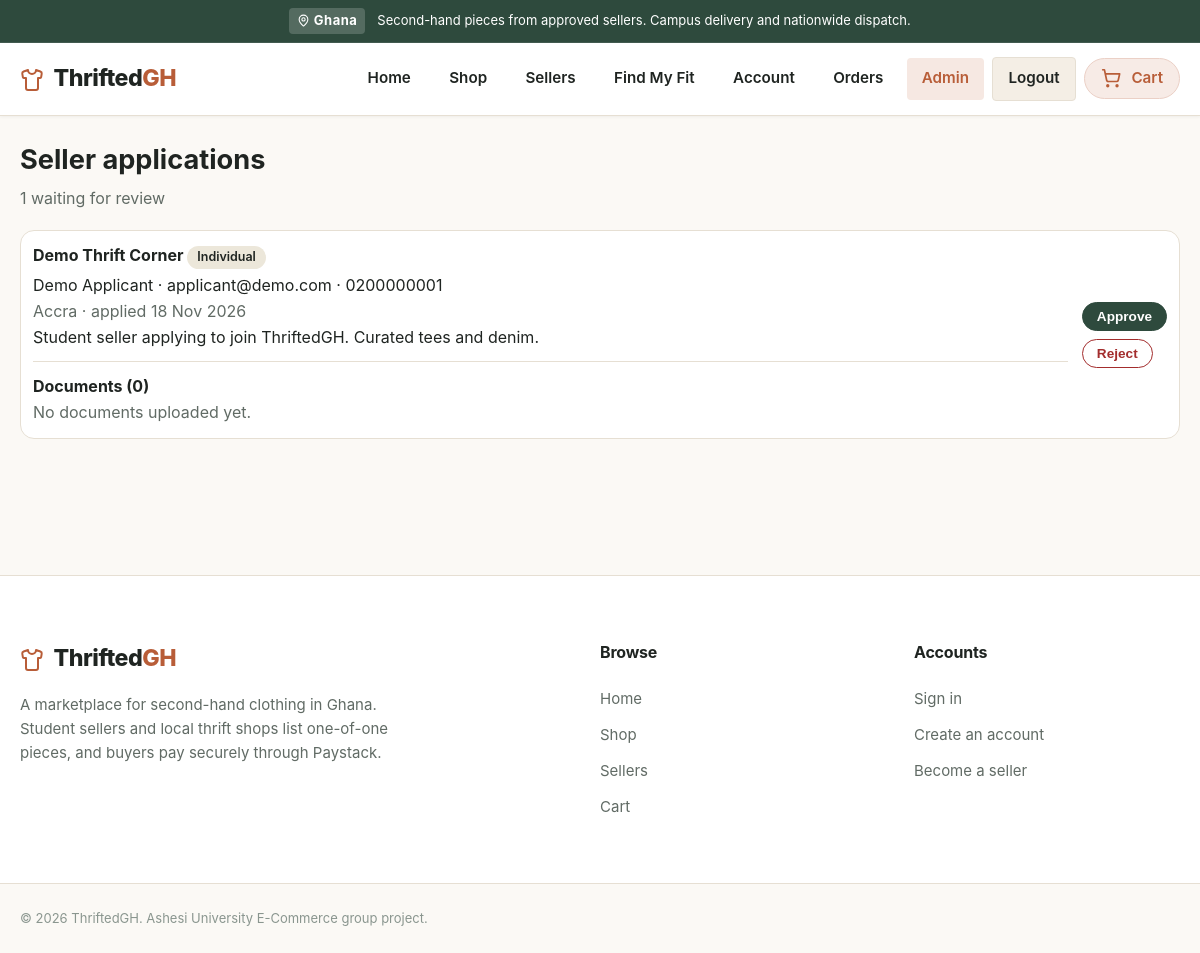
The app's page /views/admin/applications.php (signed in) with its own data.
### tables this page shows
CREATE TABLE seller_applications (
    application_id INT AUTO_INCREMENT PRIMARY KEY,
    user_id INT NOT NULL,
    seller_type ENUM('individual','business') NOT NULL,
    shop_name VARCHAR(120) NOT NULL,
    location VARCHAR(150),
    business_details TEXT,
    status ENUM('pending','approved','rejected')
        NOT NULL DEFAULT 'pending',
    reviewed_by INT NULL,
    reviewed_at DATETIME NULL,
    created_at TIMESTAMP DEFAULT CURRENT_TIMESTAMP,
    FOREIGN KEY (user_id) REFERENCES users(user_id),
    FOREIGN KEY (reviewed_by) REFERENCES users(user_id)
);

CREATE TABLE users (
    user_id INT AUTO_INCREMENT PRIMARY KEY,
    full_name VARCHAR(100) NOT NULL,
    email VARCHAR(150) NOT NULL UNIQUE,
    password_hash VARCHAR(255) NOT NULL,
    phone VARCHAR(20),
    role ENUM('buyer','seller','admin')
        NOT NULL DEFAULT 'buyer',
    created_at TIMESTAMP DEFAULT CURRENT_TIMESTAMP
);

### core/paths.php (called while the page is built, shortened)
<?php
function tgh_base()
{
    static $base = null;
    if ($base !== null) {
        return $base;
    }
    $override = getenv('APP_BASE_PATH');
    $script = str_replace('\\', '/', $_SERVER['SCRIPT_NAME'] ?? '/index.php');
    if (preg_match('#^(.*?)/(?:views|actions|payments|scripts)/#', $script, $m)) {
        $root = $m[1];
    } else {
        $root = rtrim(dirname($script), '/');
    }
    return $base = rtrim($root, '/') . '/';
}
function tgh_url($path = '')
{
    return tgh_base() . ltrim((string)$path, '/');
}
function tgh_root_dir()
{
    return dirname(__DIR__);
}

### core/db_class.php (called while the page is built, shortened)
<?php
class Database {
    private static $instance = null;
    private function __construct() {
        try {
            $this->conn = new mysqli(DB_HOST, DB_USER, DB_PASS, DB_NAME, DB_PORT, DB_SOCKET);
        } catch (Exception $e) {
            throw new RuntimeException("Database connection unavailable", 0, $e);
        }
    }
    public static function getInstance() {
        if (!self::$instance) {
            self::$instance = new Database();
        }
        return self::$instance->conn;
    }
}
?>

### core/auth.php (called while the page is built, shortened)
<?php
require_once __DIR__ . '/db_class.php';
function authCurrentUser()
{
    static $cache = [];
    $userId = isset($_SESSION['user_id']) ? (int)$_SESSION['user_id'] : 0;
    if (!array_key_exists($userId, $cache)) {
        $stmt = Database::getInstance()->prepare('SELECT user_id, full_name, email, phone, role FROM users WHERE user_id = ?');
        $stmt->bind_param('i', $userId);
        $stmt->execute();
        $cache[$userId] = $stmt->get_result()->fetch_assoc() ?: null;
    }
    return $cache[$userId];
}

### core/guard.php (called while the page is built, shortened)
<?php
require_once __DIR__ . '/paths.php';
require_once __DIR__ . '/helpers.php';
require_once __DIR__ . '/auth.php';
function guardRequireLogin()
{
    $user = authCurrentUser();
    return $user;
}
function guardRequireRole($role)
{
    $user = guardRequireLogin();
    return $user;
}
function guardRequireAdmin()
{
    return guardRequireRole('admin');
}

### classes/SellerClass.php (called while the page is built, shortened)
<?php
require_once __DIR__ . '/../core/db_class.php';
class SellerClass
{
    private $db;
    public function __construct()
    {
        $this->db = Database::getInstance();
    }
    private function fetch($sql, $types = '', array $params = [])
    {
        $stmt = $this->db->prepare($sql);
        if ($types !== '') {
            $stmt->bind_param($types, ...$params);
        }
        $stmt->execute();
        $rows = $stmt->get_result()->fetch_all(MYSQLI_ASSOC);
        return $rows;
    }
    public function getPendingApplications()
    {
        return $this->fetch(
            "SELECT a.application_id, a.seller_type, a.shop_name, a.location, a.business_details, a.created_at,
                    u.full_name, u.email, u.phone
             FROM seller_applications a
             JOIN users u ON u.user_id = a.user_id
             WHERE a.status = 'pending'
             ORDER BY a.application_id ASC"
        );
    }
}

### controllers/Seller.php (called while the page is built, shortened)
<?php
require_once __DIR__ . '/Product.php';
require_once __DIR__ . '/../classes/SellerClass.php';
require_once __DIR__ . '/../core/auth.php';
function application_pending_ctr()
{
    return (new SellerClass())->getPendingApplications();
}

### classes/DocumentClass.php (called while the page is built, shortened)
<?php
require_once __DIR__ . '/../core/db_class.php';
class DocumentClass
{
    private $db;
    public function __construct()
    {
        $this->db = Database::getInstance();
    }
    private function fetch($sql, $types = '', array $params = [])
    {
        $stmt = $this->db->prepare($sql);
        if ($types !== '') {
            $stmt->bind_param($types, ...$params);
        }
        $stmt->execute();
        $rows = $stmt->get_result()->fetch_all(MYSQLI_ASSOC);
        return $rows;
    }
    public function forApplication($applicationId)
    {
        return $this->fetch(
            'SELECT document_id, application_id, user_id, doc_type, original_name, mime_type, size_bytes, uploaded_at
             FROM seller_documents WHERE application_id = ? ORDER BY document_id ASC',
            'i',
            [(int)$applicationId]
        );
    }
}

### views/admin/applications.php (the view, shortened to what this page needs)
<?php
require_once __DIR__ . '/../../core/guard.php';
guardRequireAdmin();
$pending = application_pending_ctr();
$documents = new DocumentClass();
tgh_layout_start('Seller applications', 'admin');
?>
<section class="m3-head">
    <h1>Seller applications</h1>
    <p class="m3-muted"><?= count($pending) ?> waiting for review</p>
</section>
<?php if (!$pending): ?>
    <div class="m3-panel m3-empty">
        <h2>No applications waiting</h2>
        <p>New seller applications will appear here.</p>
    </div>
<?php else: ?>
    <div class="m3-list">
        <?php foreach ($pending as $application): ?>
            <div class="m3-row m3-row-plain">
                <div class="m3-row-body">
                    <h3><?= tgh_e($application['shop_name']) ?> <span class="m3-badge"><?= tgh_e(SellerClass::TYPES[$application['seller_type']] ?? '') ?></span></h3>
                    <p><?= tgh_e($application['full_name']) ?> · <?= tgh_e($application['email']) ?><?= $application['phone'] ? ' · ' . tgh_e($application['phone']) : '' ?></p>
                    <p class="m3-muted"><?= tgh_e($application['location']) ?> · applied <?= tgh_e(date('j M Y', strtotime($application['created_at']))) ?></p>
                    <p><?= nl2br(tgh_e($application['business_details'])) ?></p>
                    <?php $files = $documents->forApplication($application['application_id']); ?>
                    <div class="doc-list">
                        <strong>Documents (<?= count($files) ?>)</strong>
                        <?php if (!$files): ?>
                            <p class="m3-muted">No documents uploaded yet.</p>
                        <?php endif; ?>
                    </div>
                </div>
                <div class="m3-row-actions">
                    <form method="post" action="<?= tgh_e(tgh_url('actions/admin/review_application.php')) ?>">
                        <button class="m3-btn m3-btn-small" type="submit">Approve</button>
                    </form>
                    <form method="post" action="<?= tgh_e(tgh_url('actions/admin/review_application.php')) ?>" class="js-confirm" data-message="Reject this application?">
                        <button class="m3-btn m3-btn-small m3-btn-danger" type="submit">Reject</button>
                    </form>
                </div>
            </div>
        <?php endforeach; ?>
    </div>
<?php endif; ?>
<?php tgh_layout_end(); ?>

### views/layout/header.php (shortened to what this page needs)
<?php
require_once __DIR__ . '/../../core/helpers.php';
require_once __DIR__ . '/../../core/auth.php';
$basePath = tgh_base();
$navUser = null;
try {
    $navUser = authCurrentUser();
} catch (Throwable $e) {
    error_log('Header user lookup: ' . $e->getMessage());
}
$navLoggedIn = $navUser !== null;
$navRole = $navLoggedIn ? $navUser['role'] : null;
if (!function_exists('tgh_nav_link')) {
    function tgh_nav_link($href, $label, $key, $active, $extra = '')
    {
        $class = trim('nav-link ' . $extra . ($active === $key ? ' active' : ''));
        return '<li class="nav-item"><a class="' . htmlspecialchars($class, ENT_QUOTES, 'UTF-8') . '" href="' . htmlspecialchars(tgh_url($href), ENT_QUOTES, 'UTF-8') . '">' . $label . '</a></li>';
    }
}
?>
<!DOCTYPE html>
<html lang="en">
<head>
    <link rel="stylesheet" href="<?php echo $basePath; ?>css/style.css">
</head>
<body>
    <div class="announcement-bar">
        <div class="container announcement-content">
            <span class="announcement-tag"><?php echo tgh_icon('map-pin'); ?> Ghana</span>
            <span class="announcement-text">Second-hand pieces from approved sellers. Campus delivery and nationwide dispatch.</span>
        </div>
    </div>
    <header class="site-header">
        <div class="container header-container">
            <a href="<?php echo $basePath; ?>views/public/home.php" class="brand-logo" aria-label="ThriftedGH home">
                <span class="brand-icon"><?php echo tgh_icon('shirt'); ?></span>
                <span class="brand-name">Thrifted<span class="brand-gh">GH</span></span>
            </a>
            <nav class="main-nav" id="mainNav">
                <ul class="nav-list">
                    <?php
                    echo tgh_nav_link('views/public/home.php', 'Home', 'home', $activeNav);
                    echo tgh_nav_link('views/public/shop.php', 'Shop', 'shop', $activeNav);
                    echo tgh_nav_link('views/public/sellers.php', 'Sellers', 'sellers', $activeNav);
                    echo tgh_nav_link('views/buyer/find_my_fit.php', 'Find My Fit', 'find_my_fit', $activeNav);
                    if ($navLoggedIn) {
                        echo tgh_nav_link('views/buyer/dashboard.php', 'Account', 'dashboard', $activeNav);
                        echo tgh_nav_link('views/buyer/orders.php', 'Orders', 'orders', $activeNav);
                        if ($navRole === 'admin') {
                            echo tgh_nav_link('views/admin/dashboard.php', 'Admin', 'admin', $activeNav);
                        }
                        echo '<li class="nav-item"><a class="nav-link nav-register-btn" href="' . htmlspecialchars(tgh_url('actions/auth/logout.php'), ENT_QUOTES, 'UTF-8') . '">Logout</a></li>';
                    } else {
                        echo tgh_nav_link('views/auth/login.php', 'Login', 'login', $activeNav);
                        echo tgh_nav_link('views/auth/register.php', 'Register', 'register', $activeNav, 'nav-register-btn');
                    }
                    echo tgh_nav_link('views/buyer/cart.php', tgh_icon('cart', 'cart-icon') . ' Cart', 'cart', $activeNav, 'nav-cart-link');
                    ?>
                </ul>
            </nav>
        </div>
    </header>
    <main class="main-content">

### core/icons.php (shortened to what this page needs)
<?php
require_once __DIR__ . '/paths.php';
function tgh_icon($name, $class = '')
{
    static $cache = [];
    if (!isset($cache[$name])) {
        $file = tgh_root_dir() . '/assets/icons/' . $name . '.svg';
        $cache[$name] = is_file($file) ? trim((string)file_get_contents($file)) : '';
    }
    $classes = trim('tg-icon ' . $class);
    return str_replace('<svg ', '<svg class="' . htmlspecialchars($classes, ENT_QUOTES, 'UTF-8') . '" aria-hidden="true" focusable="false" ', $cache[$name]);
}

### core/helpers.php (shortened to what this page needs)
<?php
require_once __DIR__.'/session.php';
require_once __DIR__.'/paths.php';
require_once __DIR__.'/icons.php';
function tgh_e($value)
{
    return htmlspecialchars((string)$value, ENT_QUOTES, 'UTF-8');
}
function tgh_layout_start($title, $activeNav = '')
{
    include __DIR__ . '/../views/layout/header.php';
    echo '<div class="container m3-wrap">';
}
function tgh_layout_end()
{
    echo '</div>';
    include __DIR__ . '/../views/layout/footer.php';
}

### views/layout/footer.php (shortened to what this page needs)
<?php
require_once __DIR__ . '/../../core/helpers.php';
$basePath = tgh_base();
?>
    </main>
    <footer class="site-footer">
        <div class="container footer-container">
            <div class="footer-col footer-about">
                <div class="footer-brand">
                    <span class="brand-icon"><?php echo tgh_icon('shirt'); ?></span>
                    <span class="brand-name">Thrifted<span class="brand-gh">GH</span></span>
                </div>
                <p class="footer-description">
                    A marketplace for second-hand clothing in Ghana. Student sellers and local thrift shops list one-of-one pieces, and buyers pay securely through Paystack.
                </p>
            </div>
            <div class="footer-col footer-links-col">
                <h4 class="footer-heading">Browse</h4>
                <ul class="footer-links">
                    <li><a href="<?php echo $basePath; ?>views/public/home.php">Home</a></li>
                    <li><a href="<?php echo $basePath; ?>views/public/shop.php">Shop</a></li>
                    <li><a href="<?php echo $basePath; ?>views/public/sellers.php">Sellers</a></li>
                    <li><a href="<?php echo $basePath; ?>views/buyer/cart.php">Cart</a></li>
                </ul>
            </div>
            <div class="footer-col footer-links-col">
                <h4 class="footer-heading">Accounts</h4>
                <ul class="footer-links">
                    <li><a href="<?php echo $basePath; ?>views/auth/login.php">Sign in</a></li>
                    <li><a href="<?php echo $basePath; ?>views/auth/register.php">Create an account</a></li>
                    <li><a href="<?php echo $basePath; ?>views/seller/apply.php">Become a seller</a></li>
                </ul>
            </div>
        </div>
        <div class="footer-bottom">
            <div class="container footer-bottom-content">
                <p class="copyright-text">&copy; 2026 ThriftedGH. Ashesi University E-Commerce group project.</p>
            </div>
        </div>
    </footer>
</body>
</html>

### records on screen
seller_applications: shop_name "Demo Thrift Corner", seller_type "Individual", user.full_name "Demo Applicant", user.email "applicant@demo.com", user.phone "0200000001", location "Accra", created_at "18 Nov 2026", business_details "Student seller applying to join ThriftedGH. Curated tees and denim.", count($files) "0"

### other values on screen
$label "Home Shop Sellers Find My Fit Account Orders Admin Cart"
count($pending) "1"
